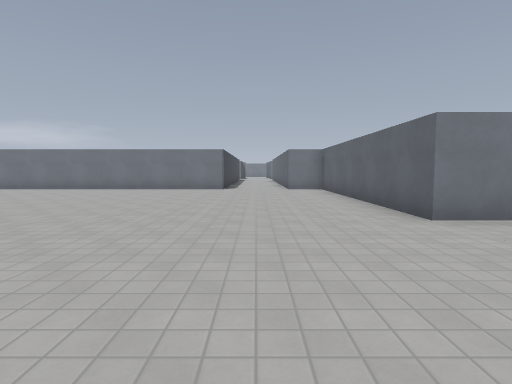
view 1 (above)

16 first-person views from a walk through a Godot game level. The camera is 1.4 m above the floor, tilts 4° down and sees 80° across. The floor is counted in squares, 2 m on a side. Each view is taken from the middle of a square. On the plan, view 1 faces up. The plan holds only what a view shows up to about 10 squares ahead; the rest is blank. The place goes on beyond the plan. Surface patterns are stand-ins for the level's own textures.

view 2
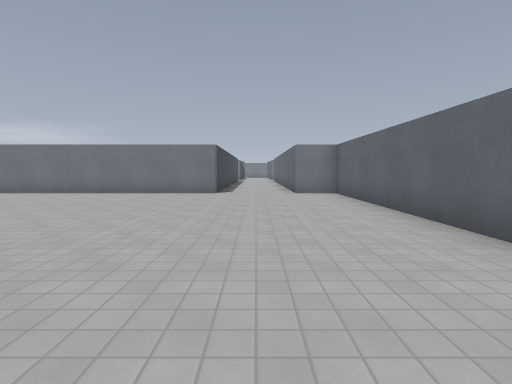

view 3
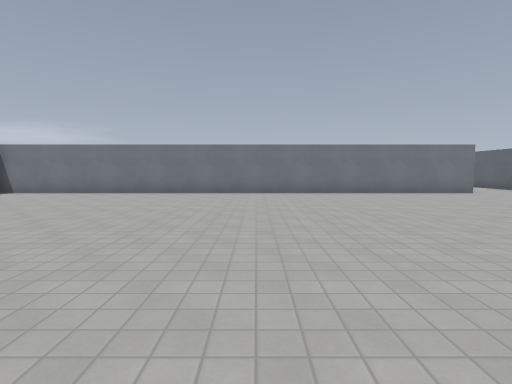

view 4
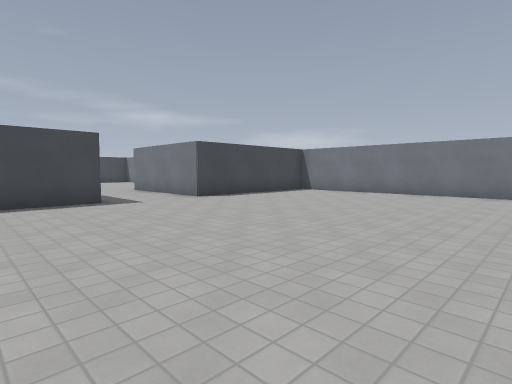

view 5
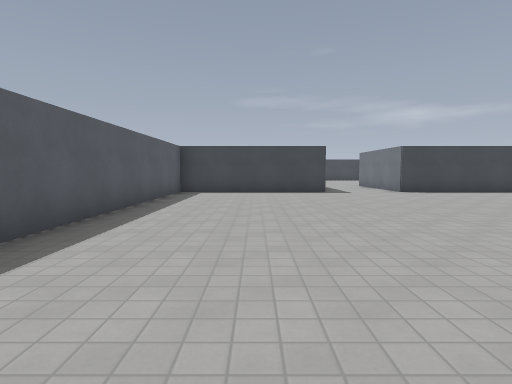

view 6
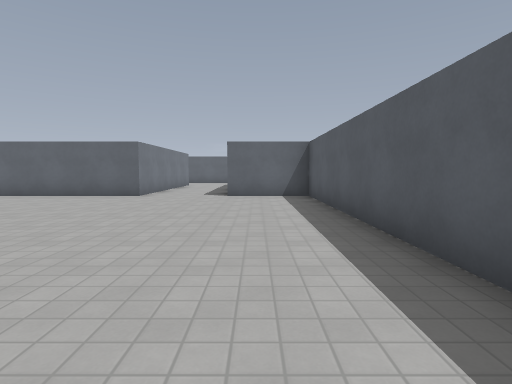

view 7
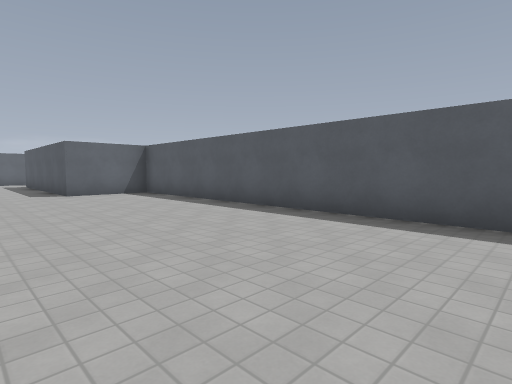

view 8
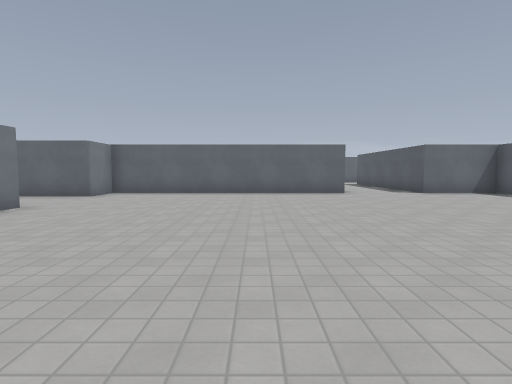

view 9
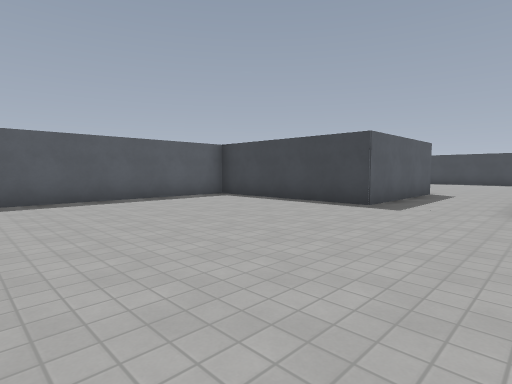

view 10
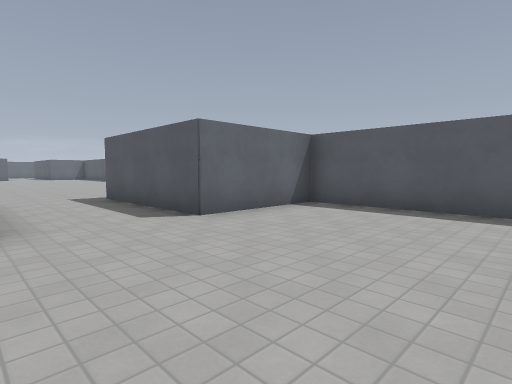

view 11
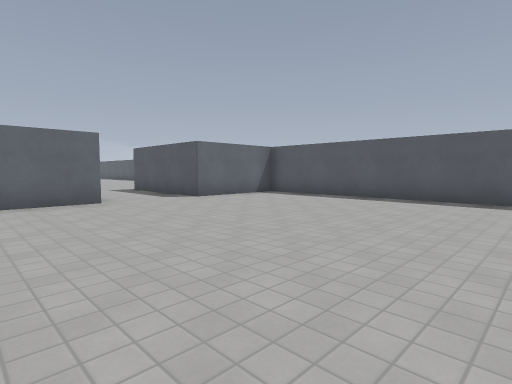

view 12
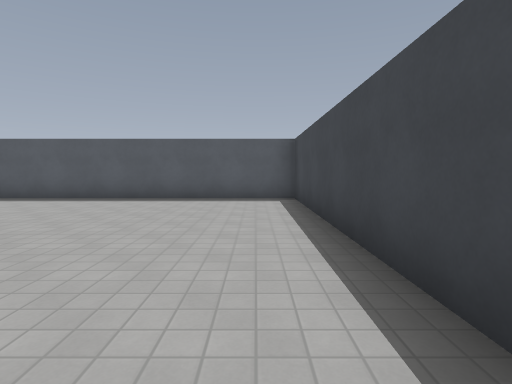

view 13
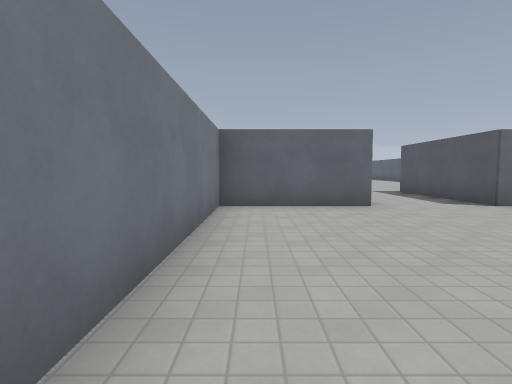

view 14
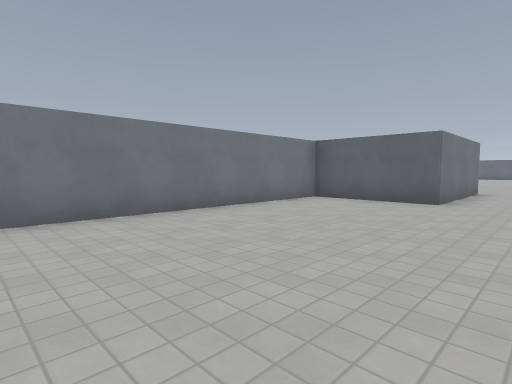

view 15
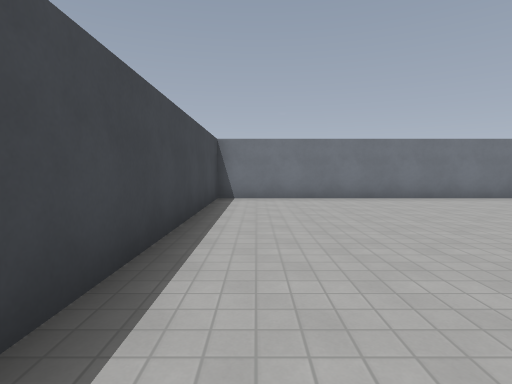

view 16
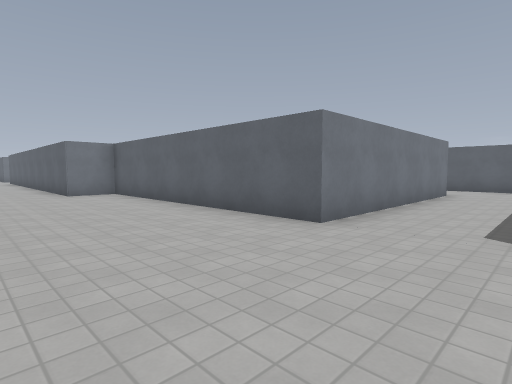

### Floor plan
Points are (right, up) in squares from view 1. A wall is a line through its corners. A room is listed if a view was taken in it or the views show most of it. See-through windows are left out.
Room 1 (views 1, 2, 3, 4, 5, 6, 7, 8, 9, 16)
walls: (-6.6, -0.5) (2.5, -0.5) (2.5, 1.8); (-1.1, 11.5) (-16, 11.5); (2.5, 4.2) (2.5, 11.5) (1.2, 11.5) (1.2, 13.5); (-16, 10.4) (-16, 6.7) (-20, 6.7); (-20, 4.3) (-16, 4.3) (-16, -0.5) (-8.9, -0.5)
ways out: opening at (-21, 5.5) to room 2; opening at (3, 3)
Room 2 (views 10, 11, 12, 13, 14, 15)
walls: (-20, 6.7) (-20, 9.7) (-28, 9.7) (-28, 1.3) (-20, 1.3) (-20, 4.3)
ways out: opening at (-21, 5.5) to room 1

Positions as (right, up) in squares from view 1, and headings:
1: (0, 0), facing up
2: (0, 2), facing up
3: (-8, 2), facing up
4: (-9, 2), facing up-left
5: (-6, 2), facing left
6: (-6, 1), facing right
7: (-7, 4), facing down-right
8: (-7, 7), facing right
9: (-10, 7), facing down-left
10: (-24, 7), facing down-right
11: (-27, 9), facing down-right
12: (-27, 9), facing down
13: (-26, 9), facing right
14: (-27, 5), facing up-right
15: (-27, 2), facing up
16: (-1, 2), facing up-right
